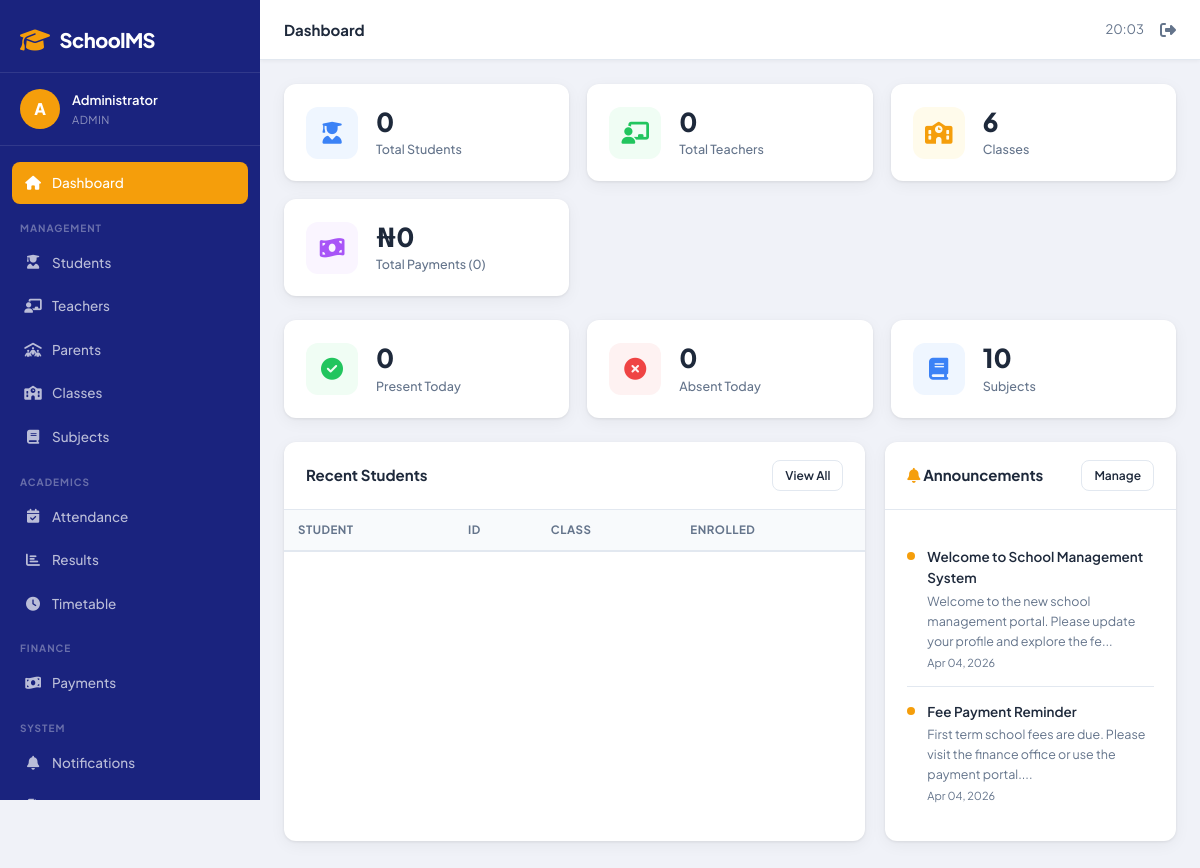
Page /admin/dashboard.php (signed in) on the committed database.
### tables this page shows
CREATE TABLE notifications (
    id INT AUTO_INCREMENT PRIMARY KEY,
    title VARCHAR(200) NOT NULL,
    message TEXT NOT NULL,
    target_role ENUM('all','admin','teacher','student') DEFAULT 'all',
    created_by INT,
    is_active TINYINT(1) DEFAULT 1,
    created_at TIMESTAMP DEFAULT CURRENT_TIMESTAMP,
    FOREIGN KEY (created_by) REFERENCES users(id) ON DELETE SET NULL
);

### admin/dashboard.php (the view, shortened to what this page needs)
<?php
require_once '../config/db.php';
$total_students  = mysqli_fetch_assoc(mysqli_query($conn, "SELECT COUNT(*) as c FROM students"))['c'];
$total_teachers  = mysqli_fetch_assoc(mysqli_query($conn, "SELECT COUNT(*) as c FROM teachers"))['c'];
$total_classes   = mysqli_fetch_assoc(mysqli_query($conn, "SELECT COUNT(*) as c FROM classes"))['c'];
$total_subjects  = mysqli_fetch_assoc(mysqli_query($conn, "SELECT COUNT(*) as c FROM subjects"))['c'];
$total_paid      = mysqli_fetch_assoc(mysqli_query($conn, "SELECT SUM(amount) as s FROM payments WHERE status='Paid'"))['s'] ?? 0;
$payment_count   = mysqli_fetch_assoc(mysqli_query($conn, "SELECT COUNT(*) as c FROM payments"))['c'];
$today = date('Y-m-d');
$present_today   = mysqli_fetch_assoc(mysqli_query($conn, "SELECT COUNT(*) as c FROM attendance WHERE attendance_date='$today' AND status='Present'"))['c'];
$absent_today    = mysqli_fetch_assoc(mysqli_query($conn, "SELECT COUNT(*) as c FROM attendance WHERE attendance_date='$today' AND status='Absent'"))['c'];
$notifications = mysqli_query($conn, "SELECT * FROM notifications WHERE is_active=1 ORDER BY created_at DESC LIMIT 5");
require_once '../includes/header.php';
?>
<div class="stats-grid">
    <div class="stat-card">
        <div class="stat-icon blue"><i class="fa-solid fa-user-graduate"></i></div>
        <div class="stat-info">
            <div class="stat-value"><?= $total_students ?></div>
            <div class="stat-label">Total Students</div>
        </div>
    </div>
    <div class="stat-card">
        <div class="stat-icon green"><i class="fa-solid fa-chalkboard-user"></i></div>
        <div class="stat-info">
            <div class="stat-value"><?= $total_teachers ?></div>
            <div class="stat-label">Total Teachers</div>
        </div>
    </div>
    <div class="stat-card">
        <div class="stat-icon amber"><i class="fa-solid fa-school"></i></div>
        <div class="stat-info">
            <div class="stat-value"><?= $total_classes ?></div>
            <div class="stat-label">Classes</div>
        </div>
    </div>
    <div class="stat-card">
        <div class="stat-icon purple"><i class="fa-solid fa-money-bill-wave"></i></div>
        <div class="stat-info">
            <div class="stat-value">₦<?= number_format($total_paid, 0) ?></div>
            <div class="stat-label">Total Payments (<?= $payment_count ?>)</div>
        </div>
    </div>
</div>
<div class="stats-grid" style="grid-template-columns:repeat(auto-fit,minmax(180px,1fr));margin-bottom:24px;">
    <div class="stat-card">
        <div class="stat-icon green"><i class="fa-solid fa-circle-check"></i></div>
        <div class="stat-info">
            <div class="stat-value"><?= $present_today ?></div>
            <div class="stat-label">Present Today</div>
        </div>
    </div>
    <div class="stat-card">
        <div class="stat-icon red"><i class="fa-solid fa-circle-xmark"></i></div>
        <div class="stat-info">
            <div class="stat-value"><?= $absent_today ?></div>
            <div class="stat-label">Absent Today</div>
        </div>
    </div>
    <div class="stat-card">
        <div class="stat-icon blue"><i class="fa-solid fa-book"></i></div>
        <div class="stat-info">
            <div class="stat-value"><?= $total_subjects ?></div>
            <div class="stat-label">Subjects</div>
        </div>
    </div>
</div>
<div class="dash-grid">
    <div class="card">
        <div class="card-header">
            <span class="card-title">Recent Students</span>
            <a href="students.php" class="btn btn-outline btn-sm">View All</a>
        </div>
        <div class="table-wrapper">
            <table>
                <thead>
                    <tr>
                        <th>Student</th>
                        <th>ID</th>
                        <th>Class</th>
                        <th>Enrolled</th>
                    </tr>
                </thead>
            </table>
        </div>
    </div>
    <div class="card">
        <div class="card-header">
            <span class="card-title"><i class="fa-solid fa-bell" style="color:var(--accent);"></i> Announcements</span>
            <a href="notifications.php" class="btn btn-outline btn-sm">Manage</a>
        </div>
        <div class="card-body">
            <?php while ($n = mysqli_fetch_assoc($notifications)): ?>
            <div class="notification-item">
                <div class="notif-dot"></div>
                <div>
                    <div class="notif-title"><?= htmlspecialchars($n['title']) ?></div>
                    <div class="notif-msg"><?= htmlspecialchars(substr($n['message'], 0, 90)) ?>...</div>
                    <div class="notif-time"><?= date('M d, Y', strtotime($n['created_at'])) ?></div>
                </div>
            </div>
            <?php endwhile; ?>
        </div>
    </div>
</div>
<?php require_once '../includes/footer.php'; ?>

### assets/css/style.css (style rules this page uses)
:root { --primary: #1a237e; --primary-light:#3949ab; --accent: #f59e0b; --accent-dark: #d97706; --success: #10b981; --danger: #ef4444; --warning: #f59e0b; --info: #3b82f6; --bg: #f0f2f8; --sidebar-w: 260px; --white: #ffffff; --text: #1e293b; --text-muted: #64748b; --border: #e2e8f0; --card-shadow: 0 1px 3px rgba(0,0,0,.08), 0 4px 16px rgba(0,0,0,.05); --radius: 12px; --radius-sm: 8px; }
* { box-sizing: border-box; margin: 0; padding: 0; }
body { font-family: 'Plus Jakarta Sans', sans-serif; background: var(--bg); color: var(--text); font-size: 14px; line-height: 1.6; }
.stats-grid { display: grid; grid-template-columns: repeat(auto-fit, minmax(220px, 1fr)); gap: 18px; margin-bottom: 24px; }
.stat-card { background: var(--white); border-radius: var(--radius); padding: 22px; display: flex; align-items: center; gap: 18px; box-shadow: var(--card-shadow); }
.stat-icon { width: 52px; height: 52px; border-radius: 12px; display: flex; align-items: center; justify-content: center; font-size: 22px; flex-shrink: 0; }
.stat-icon.blue { background: #eff6ff; color: #3b82f6; }
.stat-icon.green { background: #f0fdf4; color: #22c55e; }
.stat-icon.amber { background: #fffbeb; color: #f59e0b; }
.stat-icon.purple { background: #faf5ff; color: #a855f7; }
.stat-icon.red { background: #fef2f2; color: #ef4444; }
.stat-info { flex: 1; }
.stat-value { font-size: 26px; font-weight: 800; line-height: 1.2; }
.stat-label { color: var(--text-muted); font-size: 12.5px; font-weight: 500; margin-top: 2px; }
.card { background: var(--white); border-radius: var(--radius); box-shadow: var(--card-shadow); margin-bottom: 20px; }
.card-header { padding: 18px 22px; border-bottom: 1px solid var(--border); display: flex; align-items: center; justify-content: space-between; flex-wrap: wrap; gap: 10px; }
.card-title { font-weight: 700; font-size: 15px; }
.card-body { padding: 22px; }
.table-wrapper { overflow-x: auto; }
table { width: 100%; border-collapse: collapse; }
table th { background: #f8fafc; padding: 11px 14px; text-align: left; font-size: 11.5px; font-weight: 700; text-transform: uppercase; letter-spacing: 0.5px; color: var(--text-muted); border-bottom: 2px solid var(--border); }
.btn { display: inline-flex; align-items: center; gap: 7px; padding: 9px 18px; border-radius: var(--radius-sm); border: none; cursor: pointer; font-family: inherit; font-size: 13.5px; font-weight: 600; text-decoration: none; transition: all 0.2s; white-space: nowrap; }
.btn-outline { background: transparent; border: 1.5px solid var(--border); color: var(--text); }
.btn-sm { padding: 5px 12px; font-size: 12px; }
.dash-grid { display: grid; grid-template-columns: 2fr 1fr; gap: 20px; margin-bottom: 20px; }
.notification-item { padding: 14px 0; border-bottom: 1px solid var(--border); display: flex; gap: 12px; align-items: flex-start; }
.notification-item:last-child { border-bottom: none; }
.notif-dot { width: 8px; height: 8px; background: var(--accent); border-radius: 50%; margin-top: 6px; flex-shrink: 0; }
.notif-title { font-weight: 600; font-size: 13.5px; }
.notif-msg { color: var(--text-muted); font-size: 12.5px; margin-top: 2px; }
.notif-time { color: var(--text-muted); font-size: 11px; margin-top: 3px; }

### rows in the picture
notifications: title "Welcome to School Management System", message "Welcome to the new school management portal. Please update your profile and explore the fe", created_at "Apr 04, 2026"
notifications: title "Fee Payment Reminder", message "First term school fees are due. Please visit the finance office or use the payment portal.", created_at "Apr 04, 2026"

### other values in the picture
SITE_NAME "SchoolMS"
substr($name, 0, 1) "A"
$name "Administrator"
$role "ADMIN"
$page_title "Dashboard"
$total_students "0"
$total_teachers "0"
$total_classes "6"
$total_paid "0"
$payment_count "0"
$present_today "0"
$absent_today "0"
$total_subjects "10"
